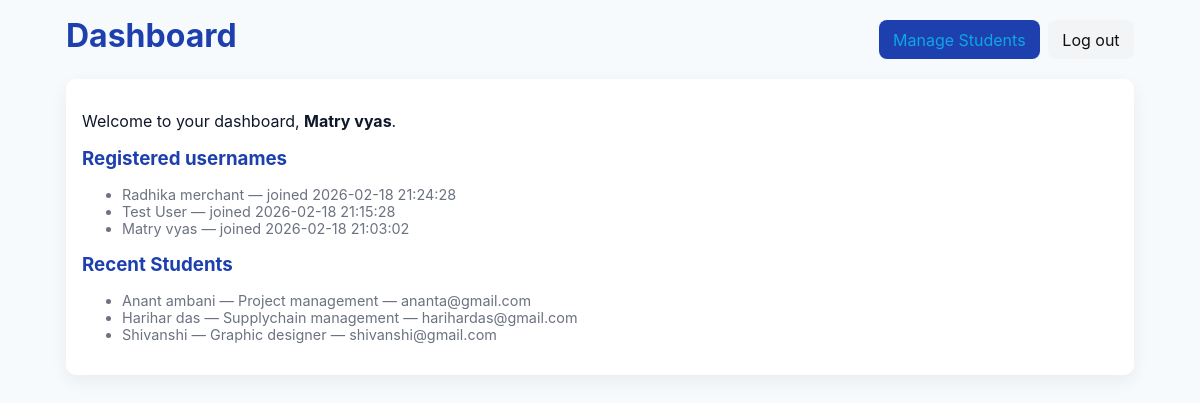
The app's page /dashboard (signed in) with its own data.
### tables this page shows
CREATE TABLE users (
      id INTEGER PRIMARY KEY AUTOINCREMENT,
      name TEXT NOT NULL,
      email TEXT NOT NULL UNIQUE,
      password_hash TEXT NOT NULL,
      created_at DATETIME DEFAULT CURRENT_TIMESTAMP
    );

CREATE TABLE students (
      id INTEGER PRIMARY KEY AUTOINCREMENT,
      name TEXT NOT NULL,
      email TEXT NOT NULL UNIQUE,
      course TEXT NOT NULL,
      created_at DATETIME DEFAULT CURRENT_TIMESTAMP
    );

### app.py (the view)
@app.route('/dashboard')
def dashboard():
  uid = session.get('user_id')
  if not uid:
    return redirect('/login')
  conn = get_db_connection()
  user = conn.execute('SELECT id, name, email, created_at FROM users WHERE id = ?', (uid,)).fetchone()
  newusers = conn.execute('SELECT id, name AS username, created_at FROM users ORDER BY created_at DESC LIMIT 5').fetchall()
  students_preview = conn.execute('SELECT id, name, email, course FROM students ORDER BY created_at DESC LIMIT 5').fetchall()
  conn.close()
  if not user:
    return redirect('/login')
  return render_template('dashboard.html', user=user, newusers=newusers, students_preview=students_preview)

### app.py (called while the page is built)
def get_db_connection():
  conn = sqlite3.connect(DB_PATH)
  conn.row_factory = sqlite3.Row
  return conn

### Template/dashboard.html (shortened to what this page needs)
<!doctype html>
<html lang="en">
<head>
  <link rel="stylesheet" href="{{ url_for('static', filename='style.css') }}">
</head>
<body class="container">
  <div class="topbar"><h1>Dashboard</h1><div class="actions"><a href="/students" class="btn">Manage Students</a><a href="/logout" class="btn secondary">Log out</a></div></div>
  <div class="card">
    <p>Welcome to your dashboard, <strong id="username">{{ user.name }}</strong>.</p>
    <div class="mb-2">
      <h3 class="mb-1">Registered usernames</h3>
      {% if newusers %}
        <ul>
          {% for u in newusers %}
            <li class="small">{{ u.username }} — joined {{ u.created_at }}</li>
          {% endfor %}
        </ul>
      {% else %}
        <p class="muted">No registered users yet.</p>
      {% endif %}
    </div>
    <div>
      <h3 class="mb-1">Recent Students</h3>
      {% if students_preview %}
        <ul>
          {% for s in students_preview %}
            <li class="small">{{ s.name }} — {{ s.course }} — {{ s.email }}</li>
          {% endfor %}
        </ul>
      {% else %}
        <p class="muted">No students yet. <a href="/students/add">Add a student</a></p>
      {% endif %}
    </div>
  </div>
</body>
</html>

### Static/style.css (style rules this page uses)
:root { --bg:#f7fafc; --card:#ffffff; --muted:#6b7280; --accent:#0ea5e9; --primary:#1e40af; --danger:#dc2626; --max-width:1100px; }
* { box-sizing:border-box }
body { font-family:Inter, system-ui, -apple-system, "Segoe UI", Roboto, "Helvetica Neue", Arial; background:var(--bg); color:#0f172a; margin:0; padding:2rem; -webkit-font-smoothing:antialiased; }
.container { max-width:var(--max-width);margin:0 auto;padding:1rem }
h1,h2,h3 { color:var(--primary);margin:0 0 .5rem }
.topbar { display:flex;gap:1rem;align-items:center;justify-content:space-between;margin-bottom:1rem }
.topbar a { color:var(--accent);text-decoration:none }
.card { background:var(--card);border-radius:10px;padding:1rem;box-shadow:0 6px 18px rgba(2,6,23,0.06); }
button, .btn { display:inline-flex;align-items:center;gap:.5rem;border:0;padding:.6rem .9rem;border-radius:8px;background:var(--primary);color:#fff;cursor:pointer }
.btn.secondary { background:#f3f4f6;color:#111 }
.actions { display:flex;gap:.5rem;align-items:center }
.small { font-size:.9rem;color:var(--muted) }
.mb-1 { margin-bottom:.5rem }
.mb-2 { margin-bottom:1rem }

### records on screen
users: name "Matry vyas", username "Matry vyas", created_at "2026-02-18 21:03:02"
users: username "Radhika merchant", created_at "2026-02-18 21:24:28"
users: username "Test User", created_at "2026-02-18 21:15:28"
students: name "Anant ambani", course "Project management", email "ananta@gmail.com"
students: name "Harihar das", course "Supplychain management", email "harihardas@gmail.com"
students: name "Shivanshi", course "Graphic designer", email "shivanshi@gmail.com"
